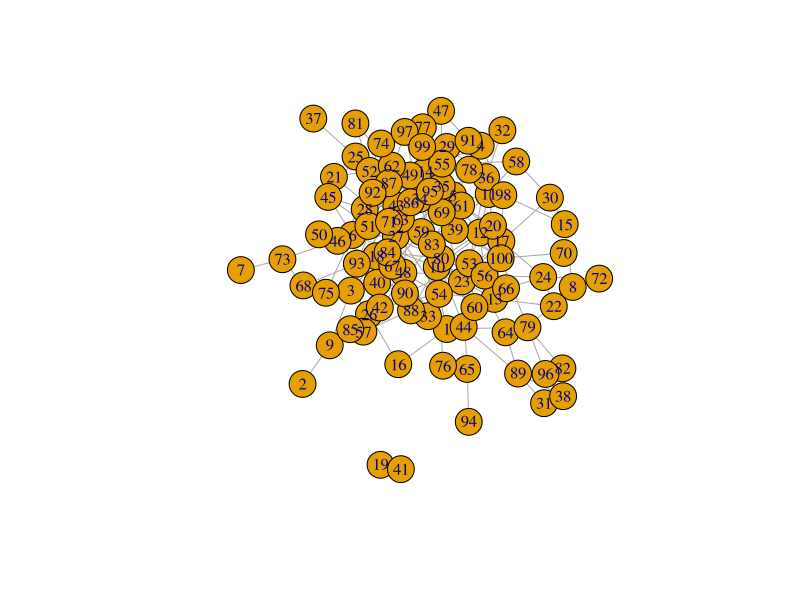
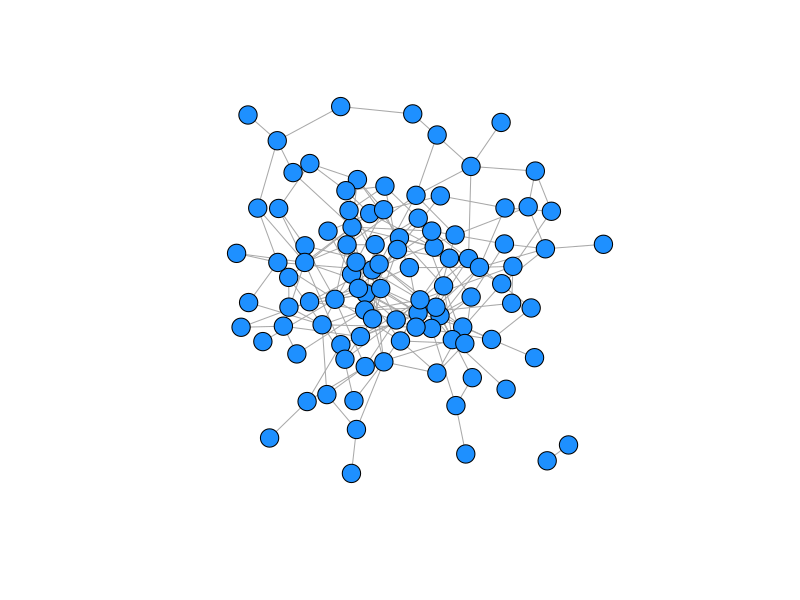
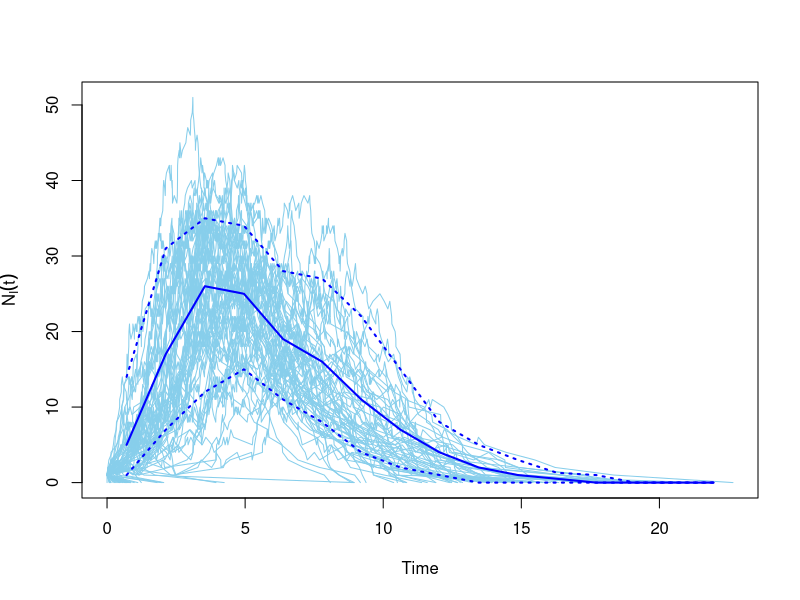

The R source for these figures, in order:
## ---- chunk 1

lst <- list(a=runif(100), df=data.frame(x=runif(100), y=runif(100)), letters[1:10], 'a')

# index single list elements
lst[[1]]
lst[[2]]
lst[[3]]
lst[[4]]


# index multiple list elements
lst[1:2]


## ---- chunk 2

#install.packages('igraph')
library(igraph)

g <- igraph::sample_gnm(100, 200)

str(g)

## ---- chunk 3

plot(g)

## ---- chunk 4

#' @param g graph object
#' @param colz
#' @param nodeColor
#' @param nodeSize
#' 
#' @return a graph plot

plotGraph <- function(g, lay=layout_nicely(g), colz='dodgerblue'){
	plot(g, layout=lay, edge.width= E(g)$weight, vertex.size=10, directed=FALSE,
		vertex.color= colz, 
    vertex.label=NA)
}


plotGraph(g)

## ---- chunk 5

sims <- igraph::sir(g, beta=0.5, gamma=0.5, no.sim=100)
typeof(sims)
class(sims)

# explore the structure of each list element 
sims[[1]] 

# each list element is another list
sims[[1]][[1]]
sims[[1]]$times 

## ---- chunk 6
plot(sims)
## ---- chunk 7





## ---- chunk 8





## ---- chunk 9




## ---- chunk 10

meanInfections <- function(x){
  # if we consider the mean infecteds as the mean of the infected vector
  return(mean(x$NI))
  # if we consider the mean infecteds as the mean number of nodes infected 
  # return((x$NS[1]+1)-tail(x$NS,1))
}


meanInfs <- lapply(sims, meanInfections)
str(meanInfs)

## ---- chunk 11

unlist(meanInfs) 
#or
meanInfs2 <- sapply(sims, meanInfections)

## ---- chunk 12


## ---- chunk 13


## ---- chunk 14

arr <- array(1:27, c(3,3,3))
rownames(arr) = c("Curly", "Larry", "Moe")
colnames(arr) = c("Groucho", "Harpo", "Zeppo")
dimnames(arr)[[3]] = c("Bart", "Lisa", "Maggie")

arr

## ---- chunk 15

plyr::aaply(arr, 1, sum) 

## ---- chunk 16

plyr::adply(.data=arr, .margins=1, .fun=sum) 
plyr::adply(.data=arr, .margins=2, .fun=sum) 
plyr::adply(.data=arr, .margins=3, .fun=sum) 

## ---- chunk 17

plyr::alply(.data=arr, .margins=1, .fun=sum) 

## ---- chunk 18




## ---- chunk 19

lst <- list(1:10, 1:10, 1:10, 1:10, 1:10)
lst

#this makes a single rbind call with each element of the list as an argument
str(do.call(rbind, lst))

#this does it iteratively (so makes n-1 rbind calls)
Reduce(rbind, lst)

## ---- chunk 20
set.seed(123)
mats <- lapply(1:100, function(x){
  matrix(rbinom(5000, 1, 0.3), ncol=rpois(1,20))
})
## ---- chunk 21



## ---- chunk 22


## ---- chunk 23


## ---- chunk 24



## ---- chunk 25


## ---- chunk 26

sessionInfo()
